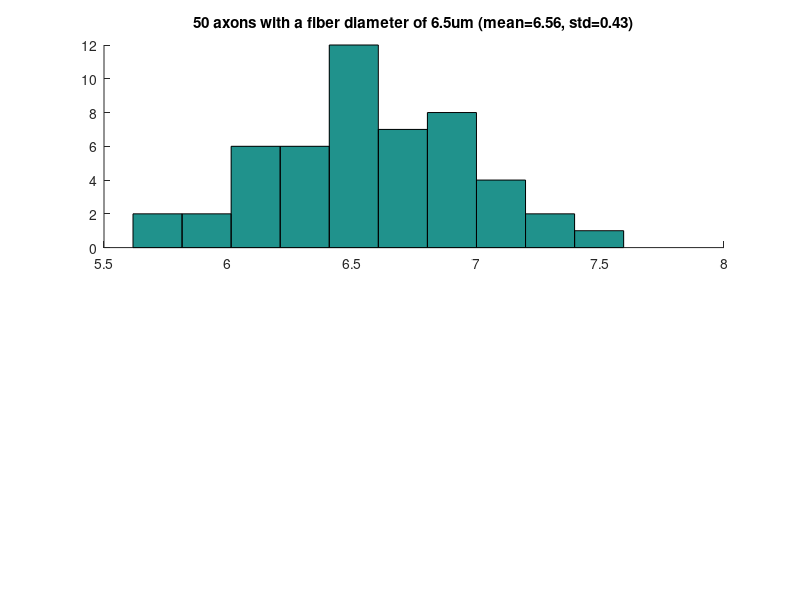

Recreate this plot in MATLAB. (Note: this script raises an error after producing the figure.)
% BME 515 HW 3 Part 3 - Compound Nerve Action Potential (CNAP)
% Version 2 - Speed Optimization
% 30-Oct-2014 (blh19)

clear; clc; format short g; tic
addpath Data

%% define parameters for a bundle of virtual axons
% D = [6.5 0.80];
% stdev = [0.47 0.09];
D = [6.5 19.8];
stdev = [0.47 std([18.7 19.3 20.1 18.4 16.2 20.6 21.0 20.8 22.5 20.6])];
s = rng(0); % random seed generator
noaxons = 50;
fiberDlist = 2:2:20;
nodelength = 1; % (um)

% distribution of fiber diameters
dist = bsxfun(@times,stdev,randn(noaxons,1));
dist = bsxfun(@plus,dist,D);

%% create histogram
figure; clf; hold on
subplot(2,1,1); hold on
hist(dist(:,1))
title(sprintf('%g axons with a fiber diameter of %gum (mean=%.2f, std=%.2f)',...
    noaxons,D(1),mean(dist(:,1)),std(dist(:,1))))
setfont(18)

subplot(2,1,2); hold on
title(sprintf('%g axons with a fiber diameter of %gum (mean=%.2f, std=%.2f)',...
    noaxons,D(2),mean(dist(:,2)),std(dist(:,2))))
hist(dist(:,2))
setfont(18)

% print -dpng bme515_hw3_partA
close;

%% peak positive current trendline
% calculate trendline
for k = 1:length(fiberDlist)
    D = fiberDlist(k);
    fid = sprintf('part1_%gum.txt',D);
    Im(:,k) = fileload(fid) * (nodelength*pi*D) * 1e-8; % (mA/cm^2) * (um)^2 -> (mA)
end
PIm = polyfit(fiberDlist,max(Im),1);

%% conduction velocity trendline
data = fileload('part2.txt');
data = reshape(data,2,numel(data)/2)';
Pcv = polyfit(data(:,1),data(:,2),1);

%% create bundle of virtual axons
nonodes = 151;

% anonymous function for absolute node locations
nodelocations = @(INL) 0:INL+nodelength:(INL+nodelength)*(nonodes-1);

% reshape distribution of fiber diameters
dist = reshape(dist,numel(dist),1);

% node locations of all axons
% output (array) is not the same size as input (vector)
% output size should be noaxons x nonodes
% locs = cell2mat(arrayfun(nodelocations,dist*100,'uni',0));

%% electrode parameters
k = 10*1e3; % inter-electrode spacing (mm -> um)
Re = 500; % extracellular resistivity (ohm-cm)
d = 1*1e3; % perpendicular electrode-fiber distance (mm->um)
xrec = 15e3; % (mm)
noelecs = 3;
nodist = 2;

%% time parameters
tdel = 1;
pw = 1;
tstop = 20; % (ms)
dt = 0.02; % (ms)
tvec = 0:dt:tstop-dt;

%% create AP Im profile
ks = [10 25 50] * 1e3;

for ii = 1:length(ks)
    k = ks(ii);
    
    % summed voltage for each tripole contact for all time (no_tpts x noelecs)
    Vsum = zeros(numel(tvec),noelecs);
    
    % select axon
    %     for axno=1:noaxons
    for axno=noaxons+1:2*noaxons
        
        % axon-dependent parameters
        D     = dist(axno);
        INL   = D*100+nodelength;
        Axon  = nodelocations(INL);
        Laxon = max(Axon); % (um)
        
        % find AP profile of Im of closest fiber diameter
        [y,i] = min(abs(fiberDlist-D));
        closestD = fiberDlist(i);
        fid = sprintf('part1_%gum.txt',closestD);
        
        % scale Im using peak positive current trendline
        Im = Im/max(Im) * polyval(PIm,D);
        
        % determine conduction velocity using trendline
        CV = polyval(Pcv,D) * 1e3; % (m/s) -> (um/ms)
        
        % isolate AP part of Im
        % AP = (Im > 5e-10) + (Im < -1e-10);
        AP = (Im > 0.005*abs(max(Im))) + (Im < -0.001*abs(max(Im)));
        AP(tdel/dt:(tdel+pw)/dt) = 0;
        Im_sub = Im(AP>0)';
        
        % calculate distance from all axon nodes to the three recording contacts
        node2v = @(xn,xv) sqrt( (xn-xv).^2 + d^2);
        xlocs = [xrec-k xrec xrec+k]; % absolute x-dist (um)
        r = bsxfun(node2v,repmat(Axon',[1 3]),xlocs); % size of 152x3 (nonodes x noelecs)
        
        % calculate times when AP will hit each NoR
        n2ntime = INL/CV; % node to node time (ms)
        %         fprintf(sprintf('D=%1.3f um \t INL=%.4g um \t CV=%4.1f um/ms \t N2N=%g ms\n',...
        %             D,INL,CV,n2ntime))
        nodetimes = 0:n2ntime:(nonodes-1)*n2ntime;
        nodetimes_ind = floor(nodetimes/dt); % time index at which AP vector starts
        nodetimes_ind(1) = 1; % set AP to start at node 1 at time index 1
        
        % insert Im for all nodes at all time points for a single axon
        Im_allnodes = zeros(numel(tvec),nonodes); % (no_tpts x nonodes)
        for a=1:length(nodetimes_ind)
            Im_allnodes(nodetimes_ind(a):nodetimes_ind(a)+numel(Im_sub)-1,a) = Im_sub';
        end
        
        % calculate phi for all nodes at all time points for a single axon
        % phi should be (noelecs x nonodes x no_tpts)
        %     potential = @(Im,rdist) 4*pi*Re.*rdist.*Im/1e4;
        potential = @(Im,rdist) Im*Re ./ (1e4*4*pi.*rdist);
        for a=1:noelecs
            thisDist = r(:,a);
            phi{a,1} = bsxfun(potential,Im_allnodes,thisDist')';
        end
        
        % sum phi over all nodes for all time points for a single axon
        V = cell2mat(cellfun(@sum,phi,'uni',0))';
        Vsum = Vsum + V;
    end
    
    % calculate net voltage
    Vnet(:,ii) = Vsum(:,2) - (Vsum(:,1)+Vsum(:,3))/2;
end

%% plot phi lines (debugging)
if true
    figure; hold on
%     for ii = 1:numel(ks)
%         subplot(3,1,ii); hold on
%         plot(tvec,Vnet(:,ii),'k')
%         title(sprintf('Recording at %gmm (k=%gmm)',xrec*1e-3,ks(ii)*1e-3))
%         xlabel('Time (ms)'); ylabel({'Net Recorded','Voltage (V)'}); setfont(18)
%     end

    plot(tvec,Vnet(:,1),'k')
    plot(tvec,Vnet(:,2),'b')
    plot(tvec,Vnet(:,3),'r')
    legend('k=10mm','k=25mm','k=50mm')
    title(sprintf('Tripole Recording Electrode at %gmm',xrec*1e-3))
    xlabel('Time (ms)'); ylabel({'Net Recorded','Voltage (V)'}); setfont(18)

    print('-dpng','bme515_hw3_part3Bf')
end

%% timing
toc